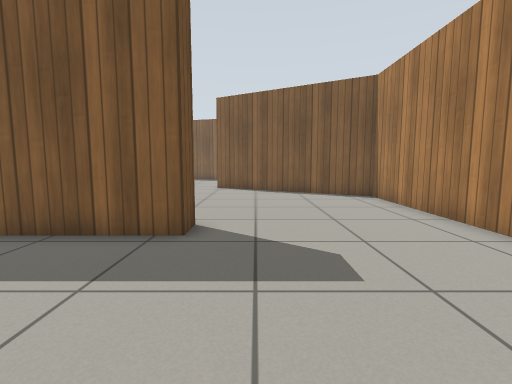
view 1 (above)

23 first-person views from a walk through a robot-simulator world made for Gazebo. The camera is 0.72 m above the floor, tilts 6° down and sees 85° across. The floor is counted in squares, 0.5 m on a side. Each view is taken from the middle of a square. On the plan, view 1 faces up. The plan holds only what a view shows up to about 14 squares ahead; the rest is blank. The place goes on beyond the plan. Gazebo's built-in surfaces are drawn with simple patterns.

view 2
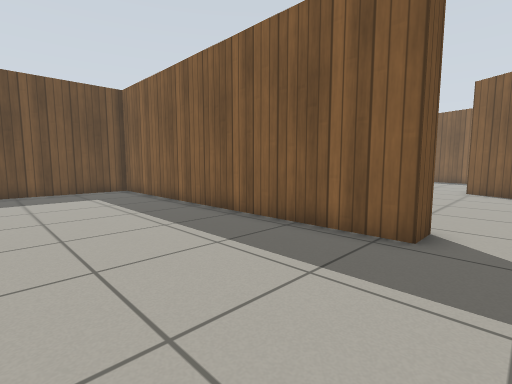

view 3
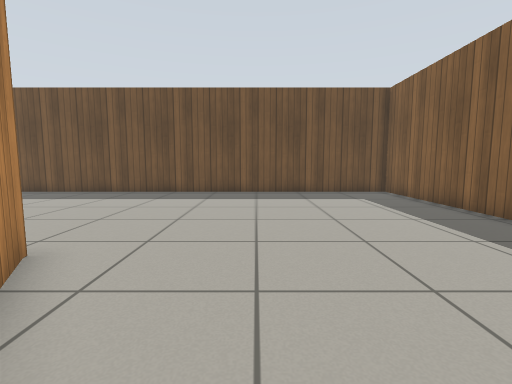

view 4
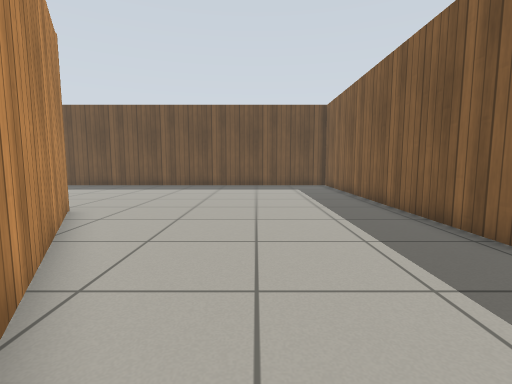

view 5
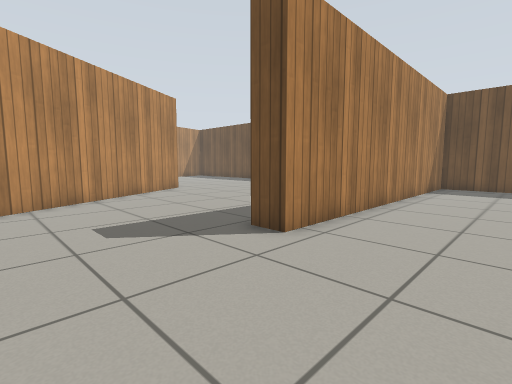

view 6
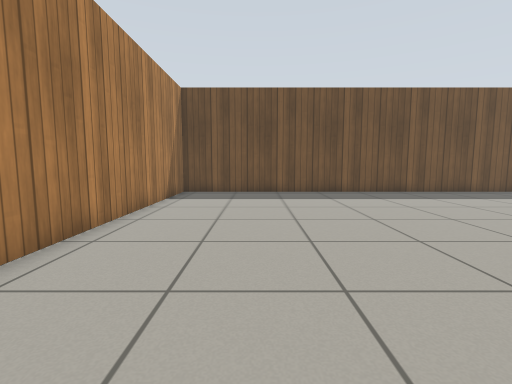

view 7
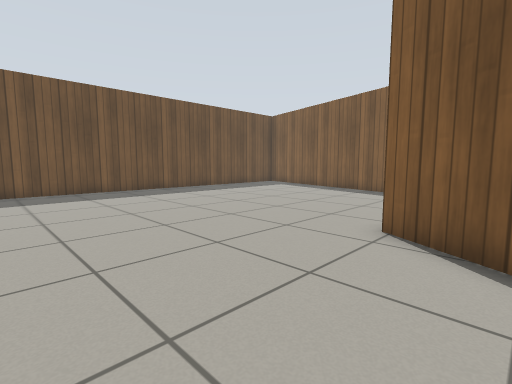

view 8
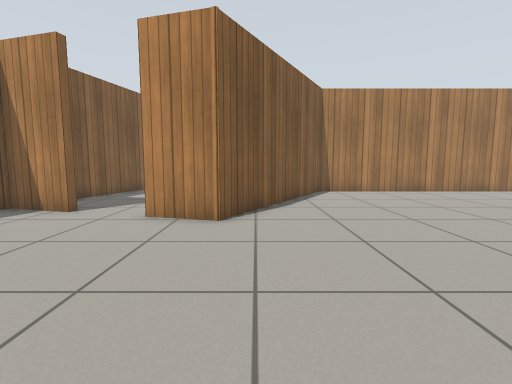

view 9
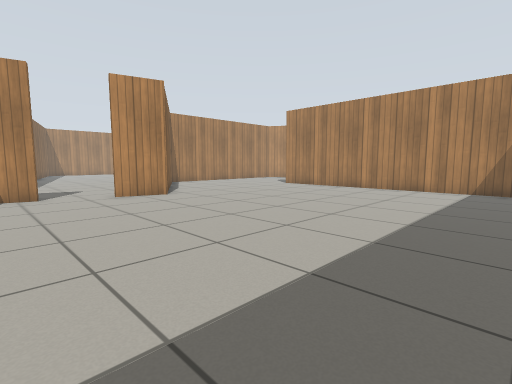

view 10
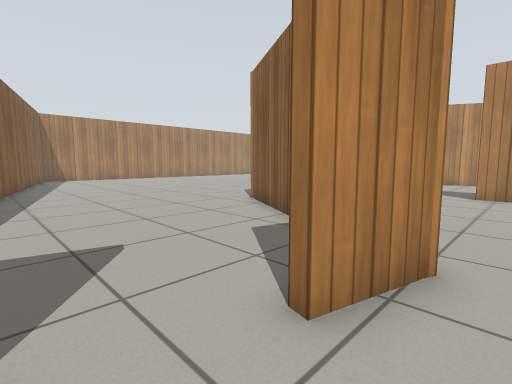

view 11
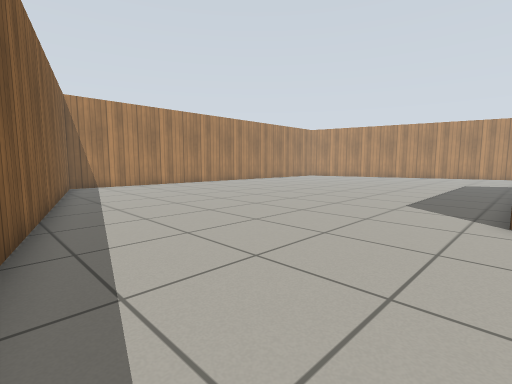

view 12
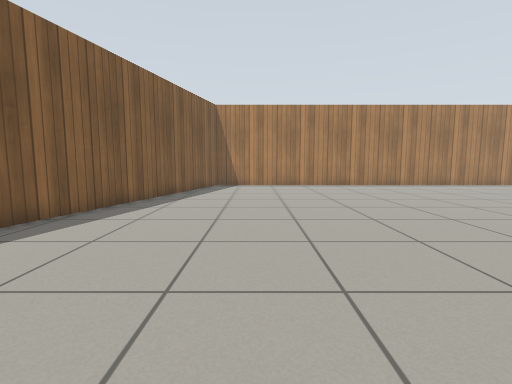

view 13
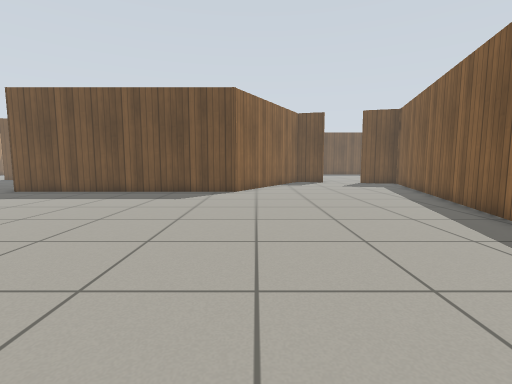

view 14
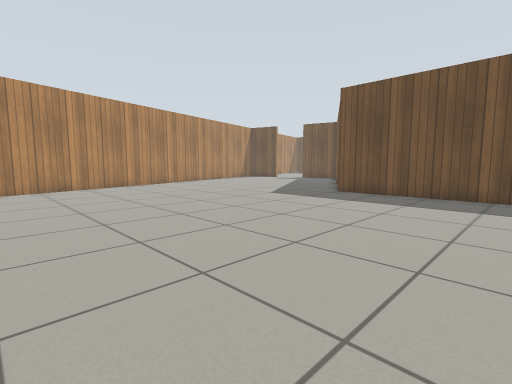

view 15
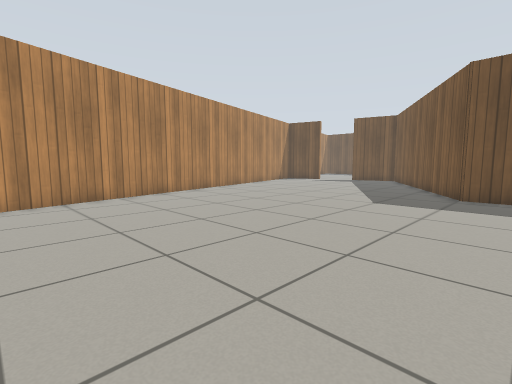

view 16
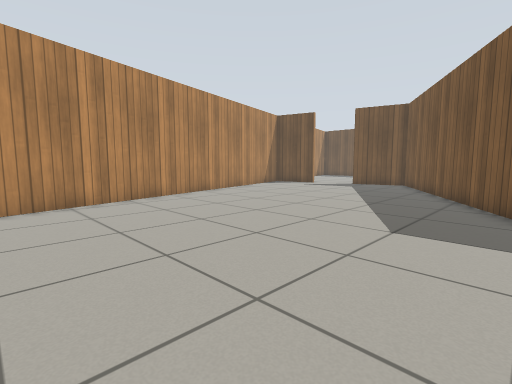

view 17
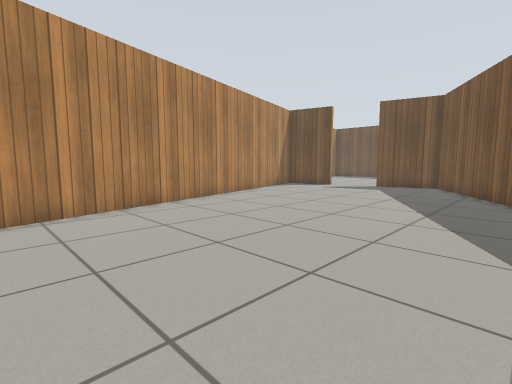

view 18
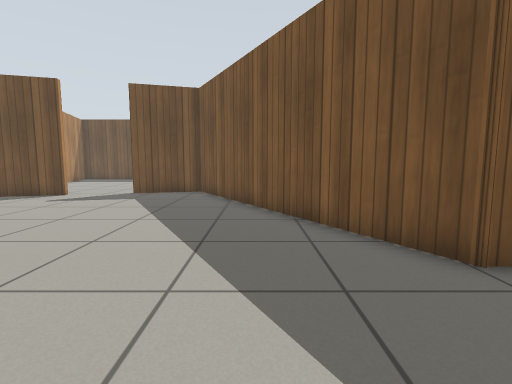

view 19
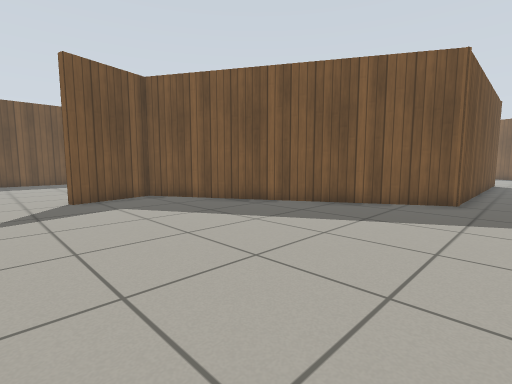

view 20
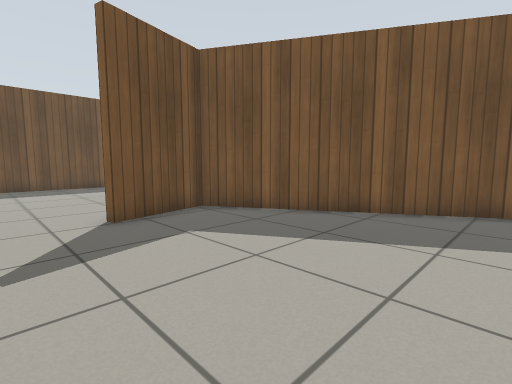

view 21
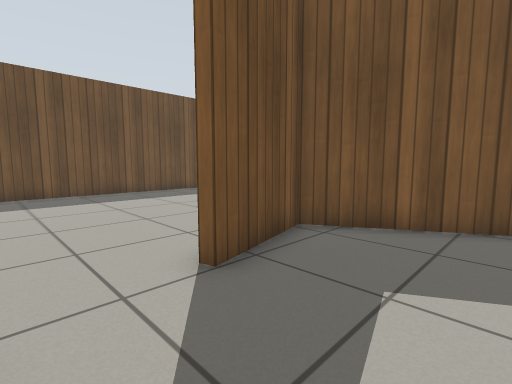

view 22
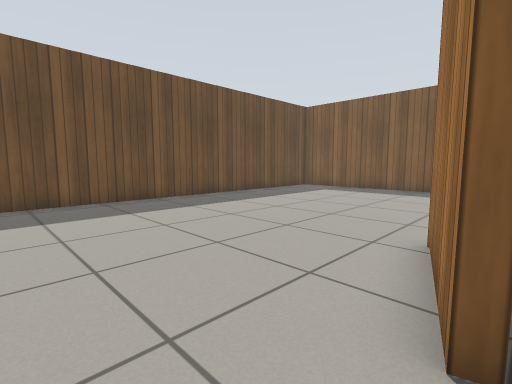

view 23
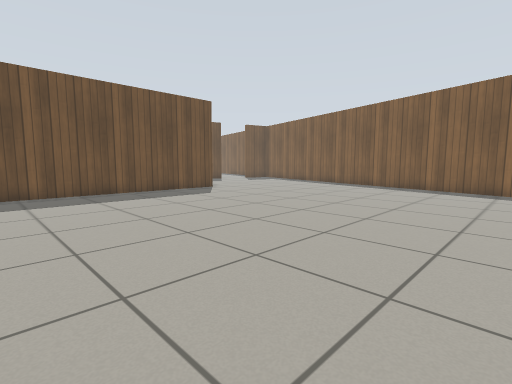

### Floor plan
Points are (right, up) in squares from view 1. A wall is a line through its corners. A room is listed if a view was taken in it or the views show most of it. See-through windows are left out.
Room 1 (views 1, 2, 3)
walls: (-4.3, -7.8) (-5.2, -4.6) (2.6, 0); (-1.4, 5.4) (-14.8, 5.4) (-14.8, -10.5)
ways out: opening at (0, 2.8) to room 2; opening at (-4.5, -9) to room 3
Room 2 (views 4, 5, 6, 7, 8, 9, 10)
walls: (-1, 20.5) (-0.4, 22.5); (-14.8, 22.5) (-14.8, 6.4) (-1.4, 6.4) (-1.4, 5.4); (5, 2.1) (5, 11.8) (-2.2, 15.9) (-1.6, 18)
ways out: opening at (0, 2.8) to room 1; opening at (-1.5, 19.5) to room 3
Room 3 (views 11, 12, 13, 14, 15, 16, 17, 18, 19, 20, 21, 22, 23)
walls: (1.6, 14.1) (5.3, 12) (5.3, 1.1) (-4.8, -4.7) (-4, -7.7); (7.7, -10.5) (17.6, -7.9); (19.6, 17.3) (1.8, 22.1); (-1.6, 18) (-1.2, 17.9); (-0.6, 20.4) (-1, 20.5)
ways out: opening at (-4.5, -9) to room 1; opening at (-1.5, 19.5) to room 2

Where each view was taken, in squares from view 1:
view 1: 0 up, 0 right, facing up
view 2: 0 up, 0 right, facing up-left
view 3: 1 down, 1 left, facing left
view 4: 1 up, 3 right, facing left
view 5: 10 up, 3 right, facing down-left
view 6: 10 up, 1 left, facing left
view 7: 10 up, 0 right, facing up-left
view 8: 15 up, 9 left, facing right
view 9: 22 up, 14 left, facing down-right
view 10: 20 up, 3 left, facing down-right
view 11: 20 up, 5 right, facing down-right
view 12: 14 up, 5 right, facing right
view 13: 13 up, 19 right, facing left
view 14: 8 up, 18 right, facing down-left
view 15: 3 up, 18 right, facing down-left
view 16: 1 up, 14 right, facing down-left
view 17: 1 down, 13 right, facing down-left
view 18: 2 down, 9 right, facing left
view 19: 10 down, 7 right, facing up-left
view 20: 10 down, 3 right, facing up-left
view 21: 10 down, 1 left, facing up-left
view 22: 10 down, 4 left, facing up-left
view 23: 2 up, 19 right, facing up-left
